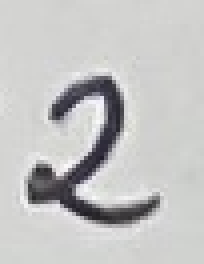
#> input picture images/handwritten_2.png, 51 x 66 px (shown 4 times larger)
$ jupyter execute --allow-errors testing.ipynb
#> lines starting #> are read from the running program, lines starting #| are printed output that depends on the picture; after the words box and inside, x2 and y2 are one past the last pixel; in counts of white or black regions, pixels touching at a corner belong together
[cell 1]
import random

random.sample(range(0, 101), 8)

[cell 2]
"""
mnist_loader
~~~~~~~~~~~~

A library to load the MNIST image data.  For details of the data structures that are returned, see the doc strings for ``load_data``
and ``load_data_wrapper``.  In practice, ``load_data_wrapper`` is the funciton usually called by our neural network code.
"""


#### Libraries
# Standard library
import pickle
import gzip

# Third-party libraries
import numpy as np

def load_data():
    """Return the MNIST data as a tuple containing the training data,
    the validation data, and the test data.

    The ``training_data`` is returned as a tuple with two entries.
    The first entry contains the actual training images.  This is a
    numpy ndarray with 50,000 entries.  Each entry is, in turn, a
    numpy ndarray with 784 values, representing the 28 * 28 = 784
    pixels in a single MNIST image.

    The second entry in the ``training_data`` tuple is a numpy ndarray
    containing 50,000 entries.  Those entries are just the digit
    values (0...9) for the corresponding images contained in the first
    entry of the tuple.

    The ``validation_data`` and ``test_data`` are similar, except
    each contains only 10,000 images.

    This is a nice data format, but for use in neural networks it's
    helpful to modify the format of the ``training_data`` a little.
    That's done in the wrapper function ``load_data_wrapper()``, see
    below.
    """

    f = gzip.open('../data/neural_networks/data/mnist.pkl.gz', 'rb')
    training_data, validation_data, test_data = pickle.load(f, encoding='latin1')
    f.close()
    return (training_data, validation_data, test_data)

def load_data_wrapper():
    """Return a tuple containing ``(training_data, validation_data,
    test_data)``.  Based on ``load_data``, but the format is more
    convenient for use in our implementation of neural networks.

    In particular, ``training_data`` is a list containing 50,000
    2-tuples ``(x, y)``.  ``x`` is a 784-dimensional numpy.ndarray
    containing the input image.  ``y`` is a 10-dimensional
    numpy.ndarray representing the unit vector corresponding to the
    correct digit for ``x``.

    ``validation_data`` and ``test_data`` are lists containing 10,000
    2-tuples ``(x, y)``.  In each case, ``x`` is a 784-dimensional
    numpy.ndarray containing the input image, and ``y`` is the
    corresponding classification, i.e., the digit values (integers)
    corresponding to ``x``.

    Obviously, this means we're using slightly different formats for
    the training data and the validation / test data.  These formats
    turn out to be the most convenient for use in our neural network
    code."""
    tr_d, va_d, te_d = load_data()
    training_inputs = [np.reshape(x, (784, 1)) for x in tr_d[0]]
    training_results = [vectorized_result(y) for y in tr_d[1]]
    training_data = list(zip(training_inputs, training_results))
    validation_inputs = [np.reshape(x, (784, 1)) for x in va_d[0]]
    validation_data = zip(validation_inputs, va_d[1])
    test_inputs = [np.reshape(x, (784, 1)) for x in te_d[0]]
    test_data = list(zip(test_inputs, te_d[1]))
    return (training_data, validation_data, test_data)

# [8 lines left out: function vectorized_result, not called in this run]

[cell 3]
"""
network.py
~~~~~~~~~~

A module to implement the stochastic gradient descent learning
algorithm for a feedforward neural network.  Gradients are calculated
using backpropagation.  Note that I have focused on making the code
simple, easily readable, and easily modifiable.  It is not optimized,
and omits many desirable features.
"""

#### Libraries
# Standard library
import random

# Third-party libraries
import numpy as np

class Network(object):

    def __init__(self, sizes):
        """The list ``sizes`` contains the number of neurons in the
        respective layers of the network.  For example, if the list
        was [2, 3, 1] then it would be a three-layer network, with the
        first layer containing 2 neurons, the second layer 3 neurons,
        and the third layer 1 neuron.  The biases and weights for the
        network are initialized randomly, using a Gaussian
        distribution with mean 0, and variance 1.  Note that the first
        layer is assumed to be an input layer, and by convention we
        won't set any biases for those neurons, since biases are only
        ever used in computing the outputs from later layers."""
        self.num_layers = len(sizes)
        self.sizes = sizes
        self.biases = [np.random.randn(y, 1) for y in sizes[1:]]
        self.weights = [np.random.randn(y, x)
                        for x, y in zip(sizes[:-1], sizes[1:])]

    def feedforward(self, a):
        """Return the output of the network if ``a`` is input."""
        for b, w in zip(self.biases, self.weights):
            a = sigmoid(np.dot(w, a)+b)
        return a

    # [90 lines left out: functions SGD, update_mini_batch, backprop, evaluate, cost_derivative, not called in this run]

#### Miscellaneous functions
def sigmoid(z):
    """The sigmoid function."""
    return 1.0/(1.0+np.exp(-z))

def sigmoid_prime(z):
    """Derivative of the sigmoid function."""
    return sigmoid(z)*(1-sigmoid(z))

#> (a cell that did not finish here is left out)

[cell 5]
net = Network([784, 30, 10])

#> (a cell that did not finish here is left out)

#> (a cell that did not finish here is left out)

#> (a cell that did not finish here is left out)

#> (a cell that did not finish here is left out)

[cell 10]
import cv2
import numpy as np
import matplotlib.pyplot as plt
import math
from scipy import ndimage

[cell 11]
# Load sample image
file = r'../images/handwritten_2.png'
test_image = cv2.imread(file, cv2.IMREAD_GRAYSCALE)
#> test_image: shape (66, 51); min 31, max 249, mean 195

# Preview sample image
plt.imshow(test_image, cmap='gray')

[cell 12]
gray = cv2.imread(file, cv2.IMREAD_GRAYSCALE)

gray = cv2.resize(255-gray, (28, 28))
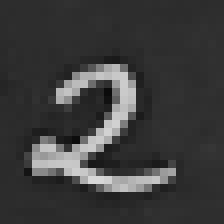
#> gray: shape (28, 28) (shown 8 times larger); min 11, max 215, mean 60


(thresh, gray) = cv2.threshold(gray, 128, 255, cv2.THRESH_BINARY |
                              cv2.THRESH_OTSU)
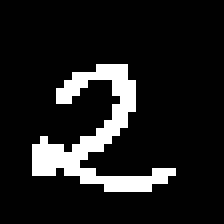
#> gray: shape (28, 28) (shown 8 times larger); 11.6% white in thin lines or dots, all inside (x1, y1, x2, y2) = (4, 8, 22, 24)
#> thresh = 109

cv2.imwrite("processed_handwritten_2.png", gray)

flatten = gray.flatten() / 255.0
#> flatten = 784 values, max 1 at index 236, min 0 at index 0, mean 0.116

images = [flatten]
correct_val = np.zeros((10))
correct_val[2] = 1

plt.imshow(gray, cmap='gray')

[cell 13]
while np.sum(gray[0]) == 0:
    gray = gray[1:]
#> this loop made 8 passes
#> pass 3, `gray = gray[1:]`:
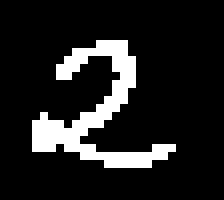
#> gray: shape (25, 28) (shown 8 times larger); 13% white in thin lines or dots, all inside (x1, y1, x2, y2) = (4, 5, 22, 21)
#> after the loop:
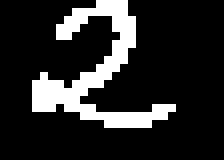
#> gray: shape (20, 28) (shown 8 times larger); 16.2% white in thin lines or dots, all inside (x1, y1, x2, y2) = (4, 0, 22, 16)

while np.sum(gray[:, 0]) == 0:
    gray = np.delete(gray, 0, 1)
#> this loop made 4 passes
#> pass 1, `gray = np.delete(gray, 0, 1)`:
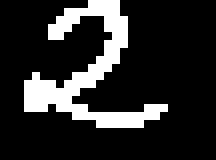
#> gray: shape (20, 27) (shown 8 times larger); 16.9% white in thin lines or dots, all inside (x1, y1, x2, y2) = (3, 0, 21, 16)
#> pass 2, `gray = np.delete(gray, 0, 1)`:
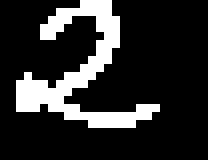
#> gray: shape (20, 26) (shown 8 times larger); 17.5% white in thin lines or dots, all inside (x1, y1, x2, y2) = (2, 0, 20, 16)
#> pass 3, `gray = np.delete(gray, 0, 1)`:
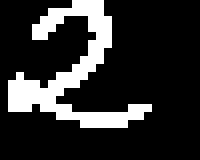
#> gray: shape (20, 25) (shown 8 times larger); 18.2% white in thin lines or dots, all inside (x1, y1, x2, y2) = (1, 0, 19, 16)
#> after the loop:
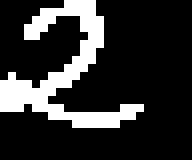
#> gray: shape (20, 24) (shown 8 times larger); 19% white in thin lines or dots, all inside (x1, y1, x2, y2) = (0, 0, 18, 16)

while np.sum(gray[-1]) == 0:
    gray = gray[:-1]

while np.sum(gray[:,-1]) == 0:
    gray = np.delete(gray, -1, 1)
#> this loop made 6 passes

rows,cols = gray.shape
#> rows = 16; cols = 18

[cell 14]
if rows > cols:
    factor = 20.0/rows
    rows = 20
    cols = int(round(cols*factor))
    gray = cv2.resize(gray, (cols,rows))
else:
    factor = 20.0/cols
#> factor = 1.11
    cols = 20
    rows = int(round(rows*factor))
#> rows = 18
    gray = cv2.resize(gray, (cols, rows))

[cell 15]
colsPadding = (int(math.ceil((28-cols)/2.0)),int(math.floor((28-cols)/2.0)))
rowsPadding = (int(math.ceil((28-rows)/2.0)),int(math.floor((28-rows)/2.0)))
#> rowsPadding = (5, 5)
gray = np.lib.pad(gray,(rowsPadding,colsPadding),'constant')
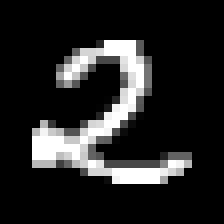
#> gray: shape (28, 28) (shown 8 times larger); min 0, max 255, mean 36.8

[cell 16]
def getBestShift(img):
    cy,cx = ndimage.center_of_mass(img)

    rows,cols = img.shape
    shiftx = np.round(cols/2.0-cx).astype(int)
    shifty = np.round(rows/2.0-cy).astype(int)

    return shiftx,shifty

[cell 17]
def shift(img,sx,sy):
    rows,cols = img.shape
    M = np.float32([[1,0,sx],[0,1,sy]])
    shifted = cv2.warpAffine(img,M,(cols,rows))
    return shifted

[cell 18]
# read the image
gray = cv2.imread(file, cv2.IMREAD_GRAYSCALE)
# gray = cv2.imread(no, 0)

# rescale it
gray = cv2.resize(255-gray, (28, 28))
# better black and white version
(thresh, gray) = cv2.threshold(gray, 128, 255, cv2.THRESH_BINARY | cv2.THRESH_OTSU)

while np.sum(gray[0]) == 0:
    gray = gray[1:]

while np.sum(gray[:,0]) == 0:
    gray = np.delete(gray,0,1)

while np.sum(gray[-1]) == 0:
    gray = gray[:-1]

while np.sum(gray[:,-1]) == 0:
    gray = np.delete(gray,-1,1)

rows,cols = gray.shape
#> rows = 16

if rows > cols:
    factor = 20.0/rows
    rows = 20
    cols = int(round(cols*factor))
    # first cols than rows
    gray = cv2.resize(gray, (cols,rows))
else:
    factor = 20.0/cols
    cols = 20
    rows = int(round(rows*factor))
#> rows = 18
    # first cols than rows
    gray = cv2.resize(gray, (cols, rows))

colsPadding = (int(math.ceil((28-cols)/2.0)),int(math.floor((28-cols)/2.0)))
rowsPadding = (int(math.ceil((28-rows)/2.0)),int(math.floor((28-rows)/2.0)))
gray = np.lib.pad(gray,(rowsPadding,colsPadding),'constant')

shiftx,shifty = getBestShift(gray)
#> in getBestShift, `cy,cx = ndimage.center_of_mass(img)`: cy = 14.62; cx = 12.51
#> in getBestShift, `shiftx = np.round(cols/2.0-cx).astype(int)`: shiftx = 1
#> in getBestShift, `shifty = np.round(rows/2.0-cy).astype(int)`: shifty = -1
#> shiftx = 1; shifty = -1
shifted = shift(gray,shiftx,shifty)
#> in shift, `M = np.float32([[1,0,sx],[0,1,sy]])`: M = [[1, 0, 1], [0, 1, -1]]
#> in shift, `shifted = cv2.warpAffine(img,M,(cols,rows))`:
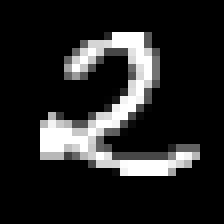
#> shifted: shape (28, 28) (shown 8 times larger); min 0, max 255, mean 36.8
gray = shifted

# save the processed images
cv2.imwrite("processed_handwritten_2.png", gray)
"""
all images in the training set have an range from 0-1
and not from 0-255 so we divide our flatten images
(a one dimensional vector with our 784 pixels)
to use the same 0-1 based range
"""
flatten = gray.flatten() / 255.0
#> flatten = 784 values, max 1 at index 126, min 0 at index 0, mean 0.144
"""
we need to store the flatten image and generate
the correct_vals array
correct_val for the first digit (9) would be
[0,0,0,0,0,0,0,0,0,1]
"""
images = [flatten]
correct_val = np.zeros((10))
correct_val[2] = 1

#> (a cell that did not finish here is left out)

[cell 20]
example2 = gray.reshape(784,1)
#> example2 = 784 values, max 255 at index 126, min 0 at index 0, mean 36.82

[cell 21]
example2_output = net.feedforward(example2)
#> example2_output = [0.102, 1.29e-05, 1, 0.0957, 0.188, 0.229, 0.927, 0.000115, 0.0237, 0.00815]

[cell 22]
np.argmax(example2_output)
#> Out = 2
